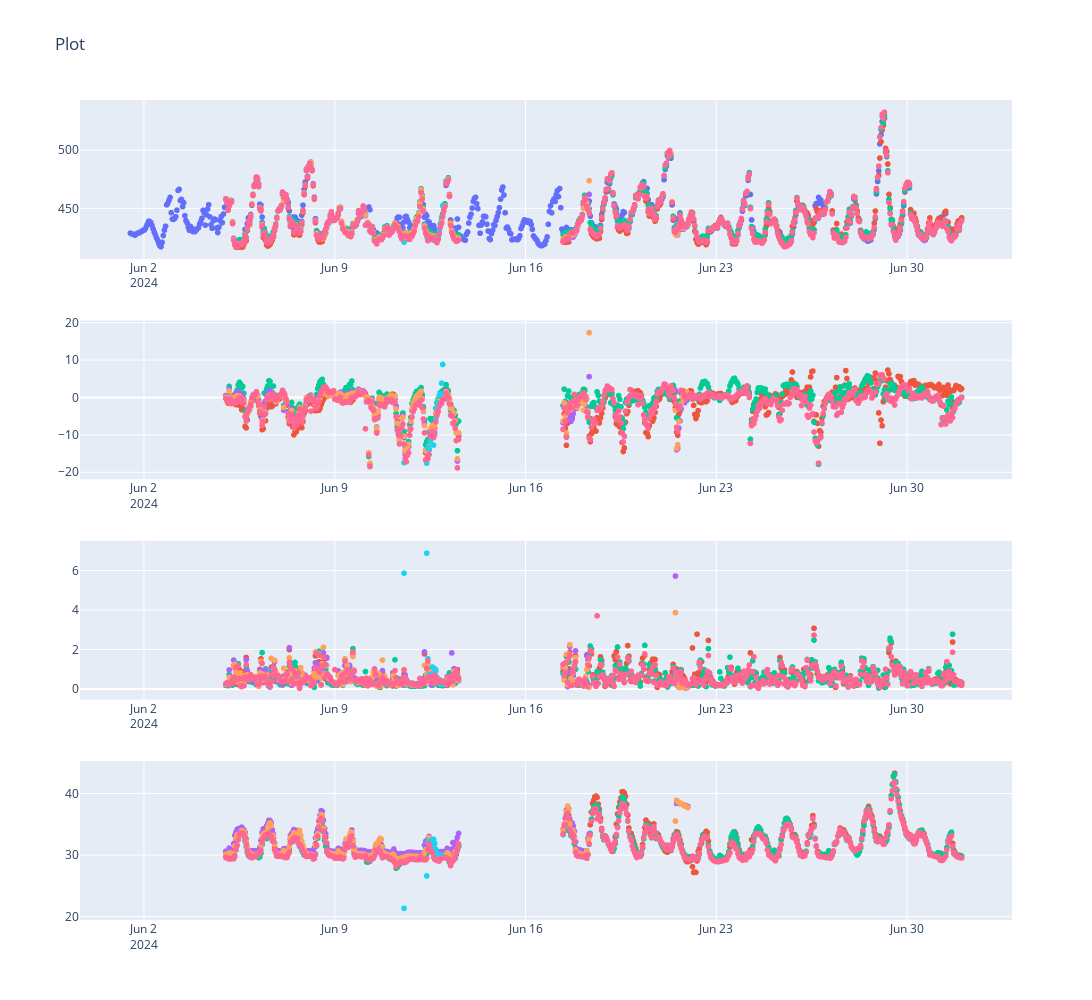

Notebook code cell kept with this figure:
### Code cell
df_plot_1 = df_p_1h[["creation_timestamp", "sys_name_short", "picarro_corrected"]].rename({"picarro_corrected": "CO2"})
df_plot_2 = df_sbs[["creation_timestamp", "sys_name_short", "gmp343_corrected","gmp343_temperature", "gmp343_temperature_change", "diff"]].rename({"gmp343_corrected": "CO2"})
df_plot = pl.concat([df_plot_1,df_plot_2], how="diagonal")

# Quality Check
start = datetime(2024, 6, 1, 12, 0, 0).replace(tzinfo=timezone.utc)
end = datetime(2024, 7, 2, 0, 0, 0).replace(tzinfo=timezone.utc)

df_temp = df_plot.filter(pl.col("creation_timestamp").is_between(start, end))

figures = [
            px.scatter(df_temp, x="creation_timestamp", y = "CO2", color = "sys_name_short"),
            px.scatter(df_temp, x="creation_timestamp", y = "diff", color = "sys_name_short"),
            px.scatter(df_temp, x="creation_timestamp", y = "gmp343_temperature_change", color = "sys_name_short"),
            px.scatter(df_temp, x="creation_timestamp", y = "gmp343_temperature", color = "sys_name_short")
            
    ]

fig = make_subplots(rows=len(figures), cols=1) 

for i, figure in enumerate(figures):
    for trace in range(len(figure["data"])):
        fig.append_trace(figure["data"][trace], row=i+1, col=1)
        
fig.update_layout(title_text='Plot', height=1000, width=1300, showlegend=False) 
fig.show()

### Figure 1 — Plotly figure (JSON) as saved in the notebook; plotly's stock layout.template omitted (floating-point values rounded to 4 significant figures; data arrays with more than 128 entries replaced by an {"elided": "..."} marker saying what was removed)
{"data": [{"hovertemplate": "sys_name_short=Picarro<br>creation_timestamp=%{x}<br>CO2=%{y}<extra></extra>", "legendgroup": "Picarro", "marker": {"color": "#636efa", "symbol": "circle"}, "mode": "markers", "name": "Picarro", "showlegend": true, "type": "scattergl", "x": {"elided": "733 str values"}, "xaxis": "x", "y": {"elided": "733 float values"}, "yaxis": "y"}, {"hovertemplate": "sys_name_short=acropolis-2<br>creation_timestamp=%{x}<br>CO2=%{y}<extra></extra>", "legendgroup": "acropolis-2", "marker": {"color": "#EF553B", "symbol": "circle"}, "mode": "markers", "name": "acropolis-2", "showlegend": true, "type": "scattergl", "x": {"elided": "557 str values"}, "xaxis": "x", "y": {"elided": "557 float values"}, "yaxis": "y"}, {"hovertemplate": "sys_name_short=acropolis-4<br>creation_timestamp=%{x}<br>CO2=%{y}<extra></extra>", "legendgroup": "acropolis-4", "marker": {"color": "#00cc96", "symbol": "circle"}, "mode": "markers", "name": "acropolis-4", "showlegend": true, "type": "scattergl", "x": {"elided": "558 str values"}, "xaxis": "x", "y": {"elided": "558 float values"}, "yaxis": "y"}, {"hovertemplate": "sys_name_short=acropolis-7<br>creation_timestamp=%{x}<br>CO2=%{y}<extra></extra>", "legendgroup": "acropolis-7", "marker": {"color": "#ab63fa", "symbol": "circle"}, "mode": "markers", "name": "acropolis-7", "showlegend": true, "type": "scattergl", "x": {"elided": "242 str values"}, "xaxis": "x", "y": {"elided": "242 float values"}, "yaxis": "y"}, {"hovertemplate": "sys_name_short=acropolis-14<br>creation_timestamp=%{x}<br>CO2=%{y}<extra></extra>", "legendgroup": "acropolis-14", "marker": {"color": "#FFA15A", "symbol": "circle"}, "mode": "markers", "name": "acropolis-14", "showlegend": true, "type": "scattergl", "x": {"elided": "242 str values"}, "xaxis": "x", "y": {"elided": "242 float values"}, "yaxis": "y"}, {"hovertemplate": "sys_name_short=acropolis-15<br>creation_timestamp=%{x}<br>CO2=%{y}<extra></extra>", "legendgroup": "acropolis-15", "marker": {"color": "#19d3f3", "symbol": "circle"}, "mode": "markers", "name": "acropolis-15", "showlegend": true, "type": "scattergl", "x": ["2024-06-11T13:00:00+00:00", "2024-06-12T09:00:00+00:00", "2024-06-12T10:00:00+00:00", "2024-06-12T11:00:00+00:00", "2024-06-12T12:00:00+00:00", "2024-06-12T13:00:00+00:00", "2024-06-12T14:00:00+00:00", "2024-06-12T15:00:00+00:00", "2024-06-12T16:00:00+00:00", "2024-06-12T17:00:00+00:00", "2024-06-12T18:00:00+00:00", "2024-06-12T19:00:00+00:00", "2024-06-12T20:00:00+00:00", "2024-06-12T21:00:00+00:00", "2024-06-12T22:00:00+00:00", "2024-06-12T23:00:00+00:00"], "xaxis": "x", "y": [421.0, 426.0, 425.3, 424.9, 423.9, 424.4, 423.3, 422.7, 422.5, 423.5, 422.8, 425.8, 431.0, 436.6, 442.7, 452.4], "yaxis": "y"}, {"hovertemplate": "sys_name_short=acropolis-19<br>creation_timestamp=%{x}<br>CO2=%{y}<extra></extra>", "legendgroup": "acropolis-19", "marker": {"color": "#FF6692", "symbol": "circle"}, "mode": "markers", "name": "acropolis-19", "showlegend": true, "type": "scattergl", "x": {"elided": "558 str values"}, "xaxis": "x", "y": {"elided": "558 float values"}, "yaxis": "y"}, {"hovertemplate": "sys_name_short=Picarro<br>creation_timestamp=%{x}<br>diff=%{y}<extra></extra>", "legendgroup": "Picarro", "marker": {"color": "#636efa", "symbol": "circle"}, "mode": "markers", "name": "Picarro", "showlegend": true, "type": "scattergl", "x": {"elided": "733 str values"}, "xaxis": "x2", "y": {"elided": "733 null values"}, "yaxis": "y2"}, {"hovertemplate": "sys_name_short=acropolis-2<br>creation_timestamp=%{x}<br>diff=%{y}<extra></extra>", "legendgroup": "acropolis-2", "marker": {"color": "#EF553B", "symbol": "circle"}, "mode": "markers", "name": "acropolis-2", "showlegend": true, "type": "scattergl", "x": {"elided": "557 str values"}, "xaxis": "x2", "y": {"elided": "557 float values"}, "yaxis": "y2"}, {"hovertemplate": "sys_name_short=acropolis-4<br>creation_timestamp=%{x}<br>diff=%{y}<extra></extra>", "legendgroup": "acropolis-4", "marker": {"color": "#00cc96", "symbol": "circle"}, "mode": "markers", "name": "acropolis-4", "showlegend": true, "type": "scattergl", "x": {"elided": "558 str values"}, "xaxis": "x2", "y": {"elided": "558 float values"}, "yaxis": "y2"}, {"hovertemplate": "sys_name_short=acropolis-7<br>creation_timestamp=%{x}<br>diff=%{y}<extra></extra>", "legendgroup": "acropolis-7", "marker": {"color": "#ab63fa", "symbol": "circle"}, "mode": "markers", "name": "acropolis-7", "showlegend": true, "type": "scattergl", "x": {"elided": "242 str values"}, "xaxis": "x2", "y": {"elided": "242 float values"}, "yaxis": "y2"}, {"hovertemplate": "sys_name_short=acropolis-14<br>creation_timestamp=%{x}<br>diff=%{y}<extra></extra>", "legendgroup": "acropolis-14", "marker": {"color": "#FFA15A", "symbol": "circle"}, "mode": "markers", "name": "acropolis-14", "showlegend": true, "type": "scattergl", "x": {"elided": "242 str values"}, "xaxis": "x2", "y": {"elided": "242 float values"}, "yaxis": "y2"}, {"hovertemplate": "sys_name_short=acropolis-15<br>creation_timestamp=%{x}<br>diff=%{y}<extra></extra>", "legendgroup": "acropolis-15", "marker": {"color": "#19d3f3", "symbol": "circle"}, "mode": "markers", "name": "acropolis-15", "showlegend": true, "type": "scattergl", "x": ["2024-06-11T13:00:00+00:00", "2024-06-12T09:00:00+00:00", "2024-06-12T10:00:00+00:00", "2024-06-12T11:00:00+00:00", "2024-06-12T12:00:00+00:00", "2024-06-12T13:00:00+00:00", "2024-06-12T14:00:00+00:00", "2024-06-12T15:00:00+00:00", "2024-06-12T16:00:00+00:00", "2024-06-12T17:00:00+00:00", "2024-06-12T18:00:00+00:00", "2024-06-12T19:00:00+00:00", "2024-06-12T20:00:00+00:00", "2024-06-12T21:00:00+00:00", "2024-06-12T22:00:00+00:00", "2024-06-12T23:00:00+00:00"], "xaxis": "x2", "y": [-17.37, -17.5, -13.3, -13.69, -11.72, -10.13, -9.976, -12.63, -9.827, -5.579, -2.542, -1.28, 0.5158, 1.06, 3.953, 8.962], "yaxis": "y2"}, {"hovertemplate": "sys_name_short=acropolis-19<br>creation_timestamp=%{x}<br>diff=%{y}<extra></extra>", "legendgroup": "acropolis-19", "marker": {"color": "#FF6692", "symbol": "circle"}, "mode": "markers", "name": "acropolis-19", "showlegend": true, "type": "scattergl", "x": {"elided": "558 str values"}, "xaxis": "x2", "y": {"elided": "558 float values"}, "yaxis": "y2"}, {"hovertemplate": "sys_name_short=Picarro<br>creation_timestamp=%{x}<br>gmp343_temperature_change=%{y}<extra></extra>", "legendgroup": "Picarro", "marker": {"color": "#636efa", "symbol": "circle"}, "mode": "markers", "name": "Picarro", "showlegend": true, "type": "scattergl", "x": {"elided": "733 str values"}, "xaxis": "x3", "y": {"elided": "733 null values"}, "yaxis": "y3"}, {"hovertemplate": "sys_name_short=acropolis-2<br>creation_timestamp=%{x}<br>gmp343_temperature_change=%{y}<extra></extra>", "legendgroup": "acropolis-2", "marker": {"color": "#EF553B", "symbol": "circle"}, "mode": "markers", "name": "acropolis-2", "showlegend": true, "type": "scattergl", "x": {"elided": "557 str values"}, "xaxis": "x3", "y": {"elided": "557 float values"}, "yaxis": "y3"}, {"hovertemplate": "sys_name_short=acropolis-4<br>creation_timestamp=%{x}<br>gmp343_temperature_change=%{y}<extra></extra>", "legendgroup": "acropolis-4", "marker": {"color": "#00cc96", "symbol": "circle"}, "mode": "markers", "name": "acropolis-4", "showlegend": true, "type": "scattergl", "x": {"elided": "558 str values"}, "xaxis": "x3", "y": {"elided": "558 float values"}, "yaxis": "y3"}, {"hovertemplate": "sys_name_short=acropolis-7<br>creation_timestamp=%{x}<br>gmp343_temperature_change=%{y}<extra></extra>", "legendgroup": "acropolis-7", "marker": {"color": "#ab63fa", "symbol": "circle"}, "mode": "markers", "name": "acropolis-7", "showlegend": true, "type": "scattergl", "x": {"elided": "242 str values"}, "xaxis": "x3", "y": {"elided": "242 float values"}, "yaxis": "y3"}, {"hovertemplate": "sys_name_short=acropolis-14<br>creation_timestamp=%{x}<br>gmp343_temperature_change=%{y}<extra></extra>", "legendgroup": "acropolis-14", "marker": {"color": "#FFA15A", "symbol": "circle"}, "mode": "markers", "name": "acropolis-14", "showlegend": true, "type": "scattergl", "x": {"elided": "242 str values"}, "xaxis": "x3", "y": {"elided": "242 float values"}, "yaxis": "y3"}, {"hovertemplate": "sys_name_short=acropolis-15<br>creation_timestamp=%{x}<br>gmp343_temperature_change=%{y}<extra></extra>", "legendgroup": "acropolis-15", "marker": {"color": "#19d3f3", "symbol": "circle"}, "mode": "markers", "name": "acropolis-15", "showlegend": true, "type": "scattergl", "x": ["2024-06-11T13:00:00+00:00", "2024-06-12T09:00:00+00:00", "2024-06-12T10:00:00+00:00", "2024-06-12T11:00:00+00:00", "2024-06-12T12:00:00+00:00", "2024-06-12T13:00:00+00:00", "2024-06-12T14:00:00+00:00", "2024-06-12T15:00:00+00:00", "2024-06-12T16:00:00+00:00", "2024-06-12T17:00:00+00:00", "2024-06-12T18:00:00+00:00", "2024-06-12T19:00:00+00:00", "2024-06-12T20:00:00+00:00", "2024-06-12T21:00:00+00:00", "2024-06-12T22:00:00+00:00", "2024-06-12T23:00:00+00:00"], "xaxis": "x3", "y": [5.9, 6.917, 1.55, 0.7333, 0.7, 0.7667, 1.133, 0.5, 0.8, 0.9833, 0.6, 0.4833, 0.3333, 0.2667, 0.3, 0.25], "yaxis": "y3"}, {"hovertemplate": "sys_name_short=acropolis-19<br>creation_timestamp=%{x}<br>gmp343_temperature_change=%{y}<extra></extra>", "legendgroup": "acropolis-19", "marker": {"color": "#FF6692", "symbol": "circle"}, "mode": "markers", "name": "acropolis-19", "showlegend": true, "type": "scattergl", "x": {"elided": "558 str values"}, "xaxis": "x3", "y": {"elided": "558 float values"}, "yaxis": "y3"}, {"hovertemplate": "sys_name_short=Picarro<br>creation_timestamp=%{x}<br>gmp343_temperature=%{y}<extra></extra>", "legendgroup": "Picarro", "marker": {"color": "#636efa", "symbol": "circle"}, "mode": "markers", "name": "Picarro", "showlegend": true, "type": "scattergl", "x": {"elided": "733 str values"}, "xaxis": "x4", "y": {"elided": "733 null values"}, "yaxis": "y4"}, {"hovertemplate": "sys_name_short=acropolis-2<br>creation_timestamp=%{x}<br>gmp343_temperature=%{y}<extra></extra>", "legendgroup": "acropolis-2", "marker": {"color": "#EF553B", "symbol": "circle"}, "mode": "markers", "name": "acropolis-2", "showlegend": true, "type": "scattergl", "x": {"elided": "557 str values"}, "xaxis": "x4", "y": {"elided": "557 float values"}, "yaxis": "y4"}, {"hovertemplate": "sys_name_short=acropolis-4<br>creation_timestamp=%{x}<br>gmp343_temperature=%{y}<extra></extra>", "legendgroup": "acropolis-4", "marker": {"color": "#00cc96", "symbol": "circle"}, "mode": "markers", "name": "acropolis-4", "showlegend": true, "type": "scattergl", "x": {"elided": "558 str values"}, "xaxis": "x4", "y": {"elided": "558 float values"}, "yaxis": "y4"}, {"hovertemplate": "sys_name_short=acropolis-7<br>creation_timestamp=%{x}<br>gmp343_temperature=%{y}<extra></extra>", "legendgroup": "acropolis-7", "marker": {"color": "#ab63fa", "symbol": "circle"}, "mode": "markers", "name": "acropolis-7", "showlegend": true, "type": "scattergl", "x": {"elided": "242 str values"}, "xaxis": "x4", "y": {"elided": "242 float values"}, "yaxis": "y4"}, {"hovertemplate": "sys_name_short=acropolis-14<br>creation_timestamp=%{x}<br>gmp343_temperature=%{y}<extra></extra>", "legendgroup": "acropolis-14", "marker": {"color": "#FFA15A", "symbol": "circle"}, "mode": "markers", "name": "acropolis-14", "showlegend": true, "type": "scattergl", "x": {"elided": "242 str values"}, "xaxis": "x4", "y": {"elided": "242 float values"}, "yaxis": "y4"}, {"hovertemplate": "sys_name_short=acropolis-15<br>creation_timestamp=%{x}<br>gmp343_temperature=%{y}<extra></extra>", "legendgroup": "acropolis-15", "marker": {"color": "#19d3f3", "symbol": "circle"}, "mode": "markers", "name": "acropolis-15", "showlegend": true, "type": "scattergl", "x": ["2024-06-11T13:00:00+00:00", "2024-06-12T09:00:00+00:00", "2024-06-12T10:00:00+00:00", "2024-06-12T11:00:00+00:00", "2024-06-12T12:00:00+00:00", "2024-06-12T13:00:00+00:00", "2024-06-12T14:00:00+00:00", "2024-06-12T15:00:00+00:00", "2024-06-12T16:00:00+00:00", "2024-06-12T17:00:00+00:00", "2024-06-12T18:00:00+00:00", "2024-06-12T19:00:00+00:00", "2024-06-12T20:00:00+00:00", "2024-06-12T21:00:00+00:00", "2024-06-12T22:00:00+00:00", "2024-06-12T23:00:00+00:00"], "xaxis": "x4", "y": [21.37, 26.64, 32.11, 32.31, 31.51, 31.12, 32.53, 32.59, 31.9, 30.96, 30.22, 30.2, 30.06, 30.0, 29.9, 29.94], "yaxis": "y4"}, {"hovertemplate": "sys_name_short=acropolis-19<br>creation_timestamp=%{x}<br>gmp343_temperature=%{y}<extra></extra>", "legendgroup": "acropolis-19", "marker": {"color": "#FF6692", "symbol": "circle"}, "mode": "markers", "name": "acropolis-19", "showlegend": true, "type": "scattergl", "x": {"elided": "558 str values"}, "xaxis": "x4", "y": {"elided": "558 float values"}, "yaxis": "y4"}], "layout": {"height": 1000, "showlegend": false, "title": {"text": "Plot"}, "width": 1300, "xaxis": {"anchor": "y", "domain": [0, 1]}, "xaxis2": {"anchor": "y2", "domain": [0, 1]}, "xaxis3": {"anchor": "y3", "domain": [0, 1]}, "xaxis4": {"anchor": "y4", "domain": [0, 1]}, "yaxis": {"anchor": "x", "domain": [0.8063, 1]}, "yaxis2": {"anchor": "x2", "domain": [0.5375, 0.7312]}, "yaxis3": {"anchor": "x3", "domain": [0.2687, 0.4625]}, "yaxis4": {"anchor": "x4", "domain": [0, 0.1938]}}}
